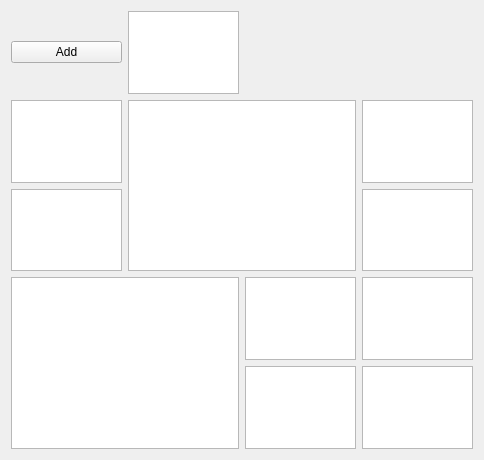
<?xml version="1.0" encoding="UTF-8"?>
<ui version="4.0">
 <class>CollectionViewWidget</class>
 <widget class="QWidget" name="CollectionViewWidget">
  <property name="geometry">
   <rect>
    <x>0</x>
    <y>0</y>
    <width>484</width>
    <height>460</height>
   </rect>
  </property>
  <property name="windowTitle">
   <string>Form</string>
  </property>
  <layout class="QGridLayout" name="gridLayout">
   <item row="0" column="0">
    <widget class="QPushButton" name="addButton">
     <property name="text">
      <string>Add</string>
     </property>
    </widget>
   </item>
   <item row="0" column="1">
    <widget class="QGraphicsView" name="placeholder"/>
   </item>
   <item row="1" column="0">
    <widget class="QGraphicsView" name="graphicsView_1"/>
   </item>
   <item row="1" column="1" rowspan="2" colspan="2">
    <widget class="QGraphicsView" name="graphicsView_3"/>
   </item>
   <item row="1" column="3">
    <widget class="QGraphicsView" name="graphicsView_4"/>
   </item>
   <item row="2" column="0">
    <widget class="QGraphicsView" name="graphicsView_2"/>
   </item>
   <item row="2" column="3">
    <widget class="QGraphicsView" name="graphicsView_5"/>
   </item>
   <item row="3" column="0" rowspan="2" colspan="2">
    <widget class="QGraphicsView" name="graphicsView_6"/>
   </item>
   <item row="3" column="2">
    <widget class="QGraphicsView" name="graphicsView_7"/>
   </item>
   <item row="3" column="3">
    <widget class="QGraphicsView" name="graphicsView_8"/>
   </item>
   <item row="4" column="2">
    <widget class="QGraphicsView" name="graphicsView_9"/>
   </item>
   <item row="4" column="3">
    <widget class="QGraphicsView" name="graphicsView_10"/>
   </item>
  </layout>
 </widget>
 <resources/>
 <connections/>
</ui>
